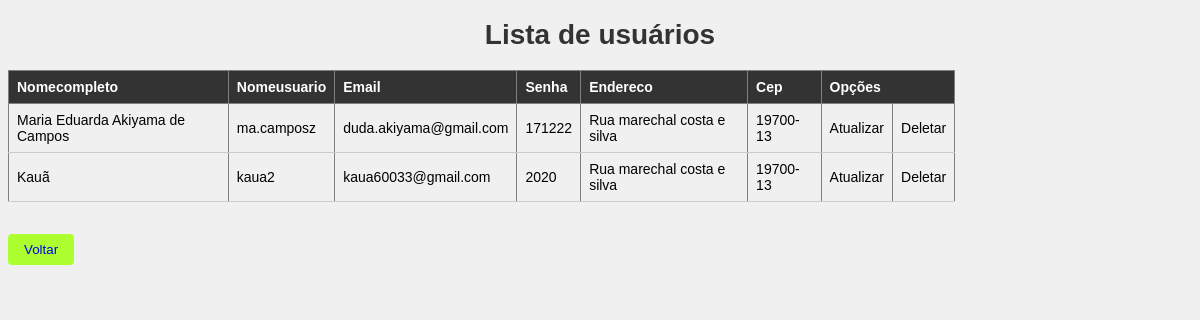
/src/listarusuario.php, run on the app's committed database.
### tables this page shows
CREATE TABLE `usuario` (
  `id` int(11) NOT NULL,
  `nomecompleto` varchar(255) NOT NULL,
  `nomeusuario` varchar(255) NOT NULL,
  `email` varchar(255) NOT NULL,
  `senha` varchar(8) NOT NULL,
  `endereco` varchar(255) NOT NULL,
  `cep` varchar(8) NOT NULL,
  `niveis_permissao` int(11) NOT NULL
);

### src/listarusuario.php (the view, shortened to what this page needs)
<?php include 'db.php'; ?>
<!DOCTYPE html>
<html>
    <head>
        <link rel="stylesheet" href= "listar.css">
</head>
<body class= "listar">
    <h1>Lista de usuários </h1>
    <?php
    $stmt = $pdo->query ('SELECT * FROM usuario');
    $stmt->execute();
    $usuarios = $stmt->fetchAll(PDO::FETCH_ASSOC);
    if (count ($usuarios) == 0) {
        echo '<p> Nenhum usuario foi cadastrado. </p>';
    } else {
        echo '<table border="1">';
        echo '<thead><tr><th>Nomecompleto</th><th>Nomeusuario</th><th>Email</th><th>Senha</th><th>Endereco</th><th>Cep</th><th colspan="2">Opções</th></thead>';
        echo '<tbody>';
        foreach ($usuarios as $usuario) {
            echo '<tr>';
            echo '<td>' . $usuario['nomecompleto'] . '</td>';
            echo '<td>' . $usuario['nomeusuario'] . '</td>';
            echo '<td>' . $usuario['email'] . '</td>';
            echo '<td>' . $usuario['senha'] . '</td>';
            echo '<td>' . $usuario['endereco'] . '</td>';
            echo '<td>' . $usuario['cep'] . '</td>';
            echo '<td><a style="color:black;" href="atualizarusuario.php?id=' . $usuario ['id'] . '">Atualizar </a></td>';
            echo '<td><a style="color:black;" href="deletarusuario.php?id=' . $usuario ['id'] . '">Deletar</a></td>';
            echo '<try>';
        }
        echo '</tbody>';
        echo '</table>';
    }
    ?>
<br><br>
    <button><a href="adm.php">Voltar</a></button>
    </body>
    </html>

### src/listar.css (style rules this page uses)
.listar { background-color: #f0f0f0; font-family: Arial, sans-serif; font-size: 14px; }
h1 { color: #333; text-align: center; }
table { width: 80%; border-collapse: collapse; }
th, td { padding: 8px; text-align: left; }
th { background-color: #333; color: white; }
td { border-bottom: 1px solid #ccc; }
a { text-decoration: none; }
button { background-color:greenyellow; color: white; border: none; padding: 8px 16px; border-radius: 4px; cursor: pointer; }

### data on the page
usuario: nomecompleto "Maria Eduarda Akiyama de Campos", nomeusuario "ma.camposz", email "duda.akiyama@gmail.com", senha "171222", endereco "Rua marechal costa e silva", cep "19700-13"
usuario: nomecompleto "Kauã", nomeusuario "kaua2", email "kaua60033@gmail.com", senha "2020", endereco "Rua marechal costa e silva", cep "19700-13"
